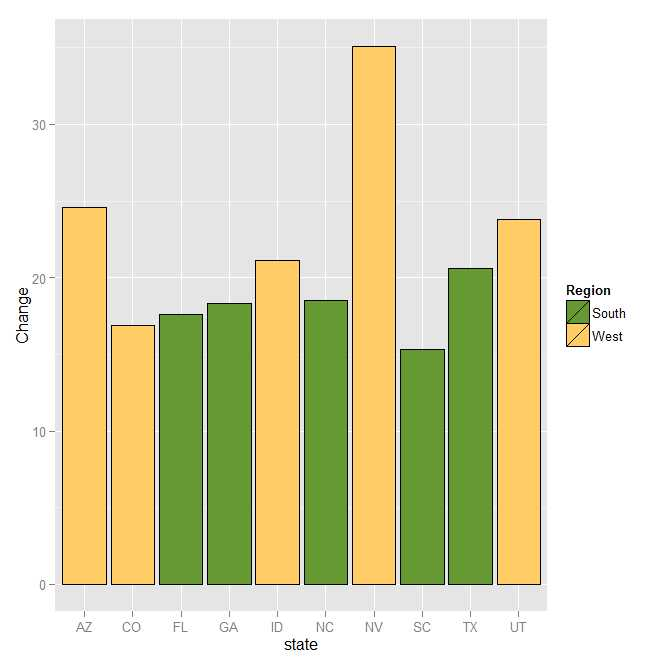

Generate this figure with R:
library(ggplot2)
library(gcookbook)
upc <- subset(uspopchange,rank(Change)>40)
upc
ggplot(upc,aes(x=Abb,y=Change,fill=Region))+geom_bar(stat="identity",colour="black")+scale_fill_manual(values=c("#669933","#ffcc66"))+xlab("state")
